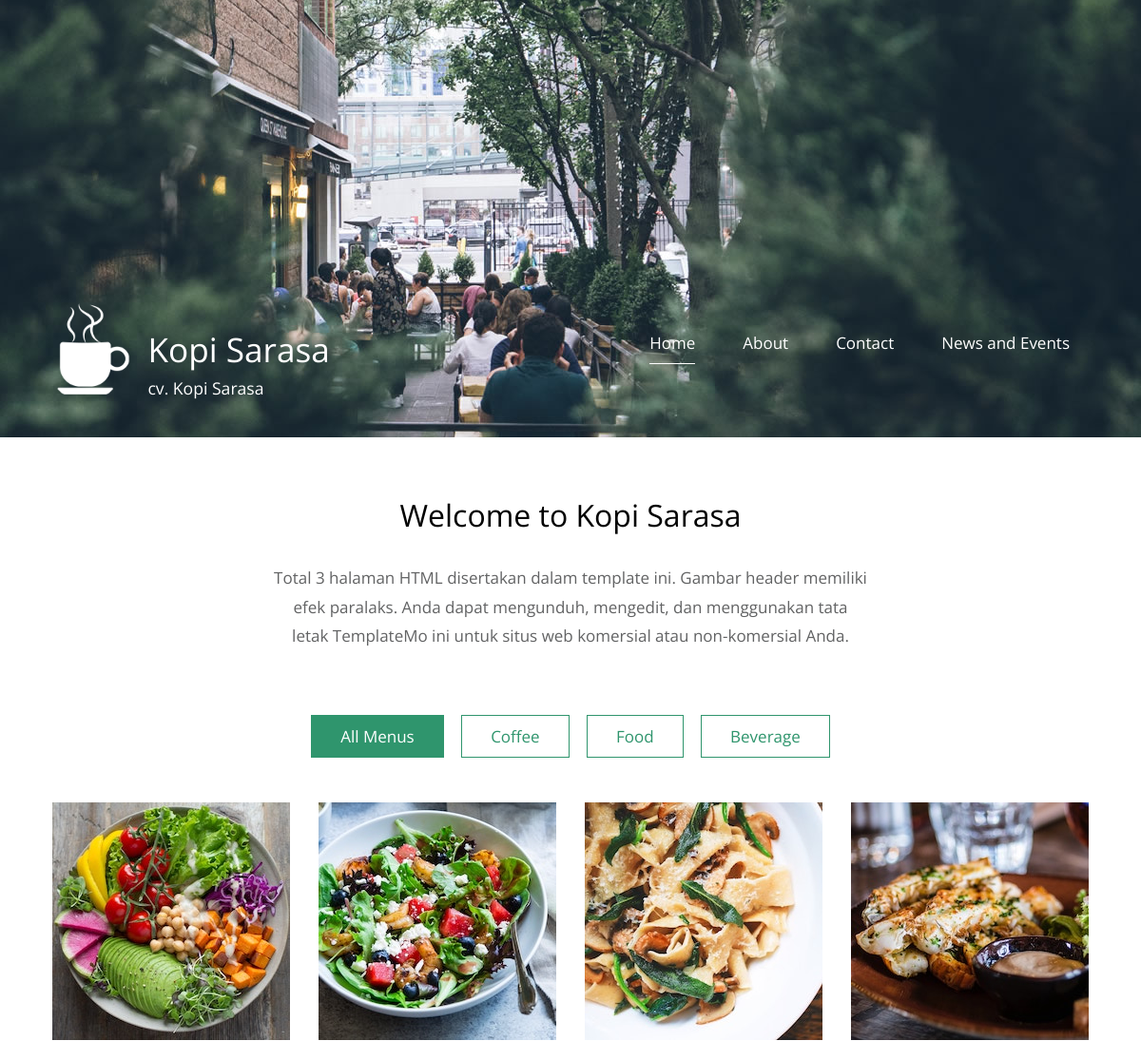
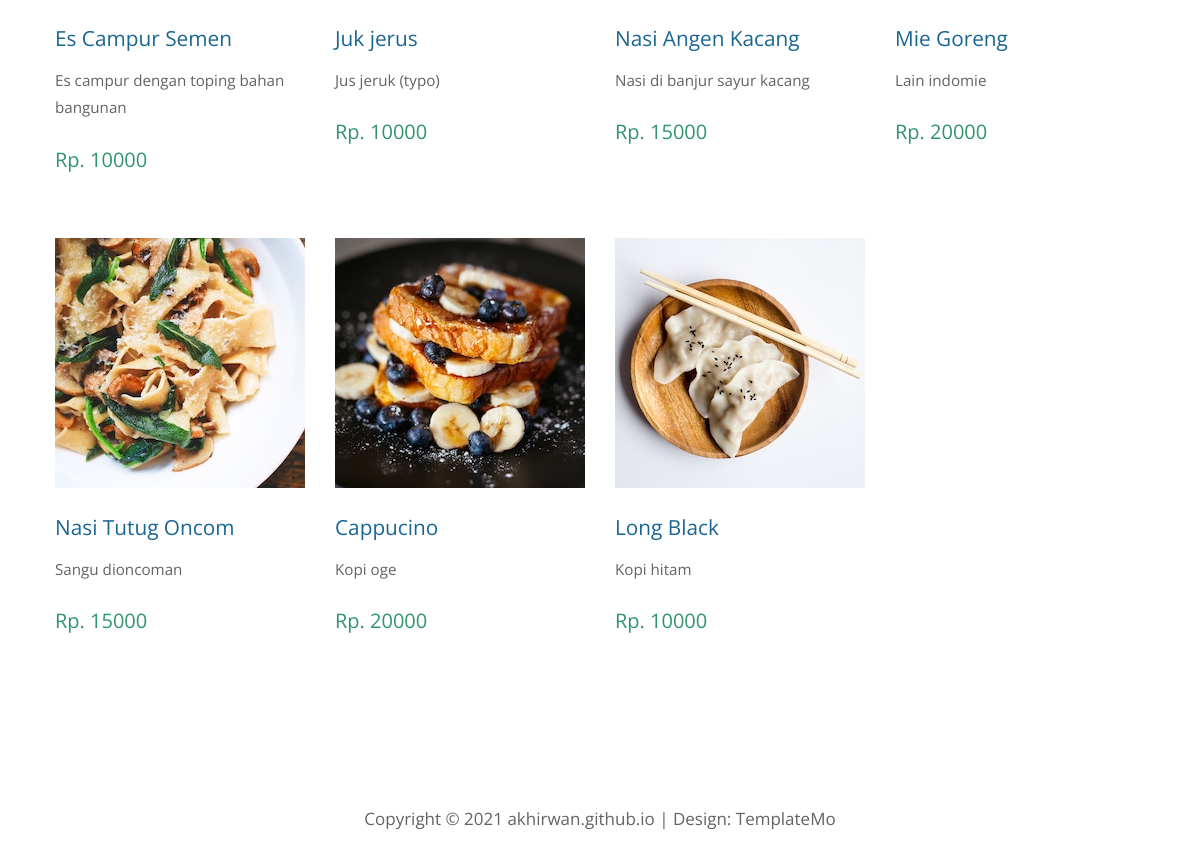
The page / on the database its author committed (2 pictures, top to bottom).
### tables this page shows
CREATE TABLE `config_info` (
  `app_name` varchar(255) NOT NULL,
  `company` varchar(255) NOT NULL,
  `logo` varchar(255) NOT NULL,
  `phone1` varchar(20) NOT NULL,
  `phone2` varchar(20) NOT NULL,
  `address` varchar(255) NOT NULL,
  `email` varchar(50) NOT NULL,
  `link_fb` varchar(100) NOT NULL,
  `link_ig` varchar(100) NOT NULL,
  `link_tw` varchar(100) NOT NULL,
  `link_yt` varchar(100) NOT NULL,
  `map` varchar(500) NOT NULL
);

CREATE TABLE `quotes` (
  `id` int(11) NOT NULL,
  `paging` varchar(20) NOT NULL,
  `quote` text NOT NULL,
  `is_active` tinyint(1) NOT NULL DEFAULT 0
);

CREATE TABLE `categories` (
  `id` int(11) NOT NULL,
  `name` varchar(50) NOT NULL,
  `description` varchar(255) NOT NULL,
  `created_at` int(20) NOT NULL,
  `modified_at` int(20) NOT NULL,
  `created_by` varchar(50) NOT NULL,
  `modified_by` varchar(50) NOT NULL,
  `is_active` tinyint(1) NOT NULL DEFAULT 0
);

CREATE TABLE `items` (
  `id` int(11) NOT NULL,
  `code` varchar(50) NOT NULL,
  `name` varchar(255) NOT NULL,
  `description` text NOT NULL,
  `picture` varchar(255) NOT NULL,
  `price` int(20) NOT NULL,
  `category` int(11) NOT NULL,
  `created_at` int(20) NOT NULL,
  `modified_at` int(11) NOT NULL,
  `created_by` varchar(50) NOT NULL,
  `modified_by` varchar(50) NOT NULL,
  `is_active` tinyint(1) NOT NULL DEFAULT 0
);

### application/controllers/Home.php (called while the page is built, shortened)
<?php defined('BASEPATH') OR exit('No direct script access allowed');
class Home extends CI_Controller {
	function __construct(){
		$this->load->model('Model_app');
	}
	public function Index()	{
		$data['config']	= $this->Model_app->get_data('config_info')->row();
		$data['title'] = 'Home';
		$data['meta_keyword'] = $data['config']->app_name;
		$data['meta_description'] = $data['config']->company;
		$data['active_home'] = 'active';
		$data['quotes'] = $this->db->query("SELECT * FROM quotes WHERE paging = 'home' AND is_active = 1")->result();
		$data['categories'] = $this->Model_app->edit_data(['is_active' => 1], 'categories')->result();
		$data['items'] = $this->Model_app->order_data(['is_active' => 1], 'id', 'DESC', 'items')->result();
		$data['headlines'] = $this->Model_app->order_data(['is_published' => 1, 'display' => 1], 'id', 'DESC', 'articles')->result();
		$this->load->view('template/header', $data);
		$this->load->view('public/index', $data);
		$this->load->view('template/footer', $data);
	}
}

### index.php (called while the page is built, shortened)
<?php
require_once BASEPATH.'core/CodeIgniter.php';

### application/models/Model_app.php (called while the page is built, shortened)
<?php
class Model_app extends CI_Model{
	function order_data($where, $orderBy, $order, $table){
		$this->db->order_by($orderBy, $order);
		return $this->db->get_where($table, $where);
	}
	function get_data($table){
		return $this->db->get($table);
	}
	function edit_data($where, $table){
		return $this->db->get_where($table, $where);
	}
}
?>

### application/views/public/index.php (the view, shortened to what this page needs)
<?php $quo = (isset($quotes[0]->quote)) ? $quotes[0]->quote : ' '; $page = explode('/',$_SERVER['PHP_SELF']);?>
<main>
    <header class="row tm-welcome-section">
        <h2 class="col-12 text-center tm-section-title">Welcome to <?php echo $config->app_name ?></h2>
        <p class="col-12 text-center"><?php echo $quo; ?></p>
    </header>
    <div class="tm-paging-links">
        <nav>
            <ul>
                <li class="tm-paging-item">
                    <a href="<?php echo base_url();?>" class="tm-paging-link active">All Menus</a>
                </li>
                <?php foreach($categories as $cat){ ?>
                    <li class="tm-paging-item">
                        <a href="<?php echo base_url().'home/'.$cat->id;?>" class="tm-paging-link">
                            <?php echo $cat->name;?>
                        </a>
                    </li>
                <?php } ?>
            </ul>
        </nav>
    </div>
    <div class="row tm-gallery">
        <div id="tm-gallery-page-pizza" class="tm-gallery-page">
            <?php foreach($items as $key => $item){?>
            <article class="col-12 tm-gallery-item">
                <figure>
                    <img src="<?php echo base_url('assets/public/img/items/'.$item->picture)?>" alt="Image" class="img-fluid tm-gallery-img" />
                    <figcaption>
                        <h4 class="tm-gallery-title"><?php echo $item->name;?></h4>
                        <p class="tm-gallery-description"><?php echo $item->description;?></p>
                        <p class="tm-gallery-price">Rp. <?php echo $item->price;?></p>
                    </figcaption>
                </figure>
            </article>
            <?php } ?>
        </div>
    </div>
</main>

### application/views/template/header.php (shortened to what this page needs)
<!DOCTYPE html>
<html>
<head>
    <link href="<?php echo base_url('assets/public/css/all.min.css')?>" rel="stylesheet" />
	<link href="<?php echo base_url('assets/public/css/templatemo-style.css')?>" rel="stylesheet" />
</head>
<body>
	<div class="container">
		<div class="placeholder">
			<div class="parallax-window" data-parallax="scroll" data-image-src="<?php echo base_url('assets/public/img/simple-house-01.jpg')?>">
				<div class="tm-header">
					<div class="row tm-header-inner">
						<div class="col-md-6 col-12">
							<img src="<?php echo base_url().'assets/public/img/logo/'.$config->logo; ?>" width="96" alt="Logo" class="tm-site-logo" />
							<div class="tm-site-text-box">
								<h1 class="tm-site-title"><?php echo $config->app_name ?></h1>
								<h6 class="tm-site-description"><?php echo $config->company ?></h6>
							</div>
						</div>
						<nav class="col-md-6 col-12 tm-nav">
							<ul class="tm-nav-ul">
								<li class="tm-nav-li"><a href="<?php echo base_url();?>" class="tm-nav-link <?php if(isset($active_home)){echo $active_home ;}?>">Home</a></li>
								<li class="tm-nav-li"><a href="<?php echo base_url().'about';?>" class="tm-nav-link <?php if(isset($active_about)){echo $active_about ;}?>">About</a></li>
								<li class="tm-nav-li"><a href="<?php echo base_url().'contact';?>" class="tm-nav-link <?php if(isset($active_contact)){echo $active_contact ;}?>">Contact</a></li>
								<li class="tm-nav-li"><a href="<?php echo base_url().'news';?>" class="tm-nav-link <?php if(isset($active_news)){echo $active_news ;}?>">News and Events</a></li>
							</ul>
						</nav>
					</div>
				</div>
			</div>
		</div>

### application/views/template/footer.php (shortened to what this page needs)
		<footer class="tm-footer text-center">
			<p>Copyright &copy; 2021 <a href="https://akhirwan.github.io/" target="_blank">akhirwan.github.io</a>
            | Design: <a rel="nofollow" href="#">TemplateMo</a></p>
		</footer>
	</div>
</body>
</html>

### assets/public/css/templatemo-style.css (style rules this page uses)
ul, nav, body, h1, h2, h4, h6, p, figure { margin: 0; padding: 0; }
a, button { transition: all 0.3s ease; }
html { box-sizing: border-box; -ms-overflow-style: scrollbar; }
*, *::before, *::after { box-sizing: inherit; }
.container { width: 100%; max-width: 1200px; margin-right: auto; margin-left: auto; }
.row { display: -ms-flexbox; display: flex; -ms-flex-wrap: wrap; flex-wrap: wrap; margin-left: -15px; margin-right: -15px; }
.col-lg-3, .col-lg-4, .col-lg-6, .col-md-4, .col-md-6, .col-sm-6, .col-12 { position: relative; width: 100%; padding-right: 15px; padding-left: 15px; }
.col-12 { -ms-flex: 0 0 100%; flex: 0 0 100%; max-width: 100%; }
@media (min-width: 768px) { .col-md-6 { -ms-flex: 0 0 50%; flex: 0 0 50%; max-width: 50%; } }
.text-center { text-align: center; }
.img-fluid { max-width: 100%; height: auto; }
body { font-family: 'Open Sans', Arial, sans-serif; font-size: 17px; background-color: #ccc; overflow-x: hidden; }
.container { background-color: white; }
p, address { color: #626364; line-height: 1.8; }
.placeholder { width: 100%; min-height: 460px; background-color: #556E5B; }
.parallax-window { min-height: 460px; background: transparent; position: relative; }
.tm-header { position: absolute; bottom: 0; left: 0; width: 100%; color: white; z-index: 1000; }
.tm-header-inner { padding: 40px 50px; }
.tm-site-logo { display: inline-block; margin-right: 5px; }
.tm-site-text-box { display: inline-block; }
.tm-site-title { font-size: 2.2rem; font-weight: 400; margin-bottom: 5px; }
.tm-site-description { font-size: 1.1rem; font-weight: 400; }
.tm-nav { text-align: right; margin-top: 30px; }
.tm-nav-ul { display: flex; justify-content: flex-end; }
.tm-nav-li { list-style: none; display: block; margin-bottom: 0; padding-right: 25px; padding-left: 25px; }
.tm-nav-link { color: white; text-decoration: none; padding-bottom: 10px; }
.tm-nav-link.active, .tm-nav-link:hover { border-bottom: 1px solid white; }
.tm-welcome-section { margin: 60px auto; max-width: 655px; }
.tm-section-title { font-size: 2rem; font-weight: 400; margin-bottom: 30px; }
.tm-gallery { margin-bottom: 80px; }
.tm-gallery-page { max-width: 280px; margin-left: auto; margin-right: auto; display: -ms-flexbox; display: flex; -ms-flex-wrap: wrap; flex-wrap: wrap; }
.tm-gallery-description { font-size: 0.95rem; }
@media (min-width: 576px) { .tm-gallery-page { max-width: 560px; } }
@media (min-width: 768px) { .tm-gallery-page, .tm-section, .tm-container-inner, .tm-container-inner-2 { max-width: 840px; } }
@media (min-width: 992px) { .tm-gallery-page, .tm-section { max-width: 1120px; } }
.tm-gallery-item { max-width: 280px; }
.tm-gallery-img { margin-bottom: 20px; }
.tm-gallery-title { font-size: 1.3rem; font-weight: 400; color: #1A6692; margin-bottom: 15px; }
.tm-gallery-description { margin-bottom: 20px; }
.tm-gallery-price { font-size: 1.25rem; color: #2F956D; margin-bottom: 60px; }
.tm-paging-links { text-align: center; margin-bottom: 40px; }
.tm-paging-item { list-style: none; display: inline-block; border: 1px solid #2F956D; margin: 7px; }
.tm-paging-link { padding: 10px 30px; display: flex; align-items: center; justify-content: center; text-decoration: none; color: #2F956D; background-color: transparent; }
.tm-paging-link.active, .tm-paging-link:hover { background-color: #2F956D; color: white; }
.tm-footer { padding: 25px 15px; margin-top: 40px; }
.tm-footer a { color: #626364; text-decoration: none; }

### rows shown on the page
config_info: logo (picture), app_name "Kopi Sarasa", company "cv. Kopi Sarasa"
quotes: quote "Total 3 halaman HTML disertakan dalam template ini. Gambar header memiliki efek paralaks. Anda dapat mengunduh, mengedit, dan menggunakan tata letak TemplateMo ini untuk situs web komersial atau non-komersial Anda."
categories: name "Coffee"
categories: name "Food"
categories: name "Beverage"
items: picture (picture), name "Es Campur Semen", description "Es campur dengan toping bahan bangunan", price "10000"
items: picture (picture), name "Juk jerus", description "Jus jeruk (typo)", price "10000"
items: picture (picture), name "Nasi Angen Kacang", description "Nasi di banjur sayur kacang", price "15000"
items: picture (picture), name "Mie Goreng", description "Lain indomie", price "20000"
items: picture (picture), name "Nasi Tutug Oncom", description "Sangu dioncoman", price "15000"
items: picture (picture), name "Cappucino", description "Kopi oge", price "20000"
items: picture (picture), name "Long Black", description "Kopi hitam", price "10000"
